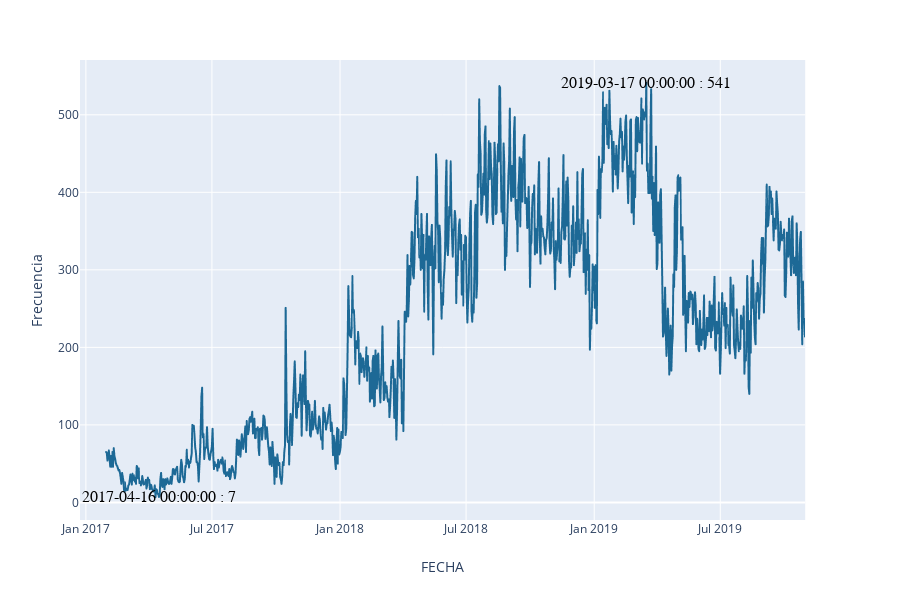

The notebook cell saved with this chart:
### Code cell
line_figure(subdata,x_var='FECHA',min_values=1,max_values=1,fig_name="riñas_rnmc_fecha_serie_tiempo.png")

### Figure 1 — Plotly figure (JSON) as saved in the notebook; plotly's stock layout.template omitted (floating-point values rounded to 4 significant figures; data arrays with more than 128 entries replaced by an {"elided": "..."} marker saying what was removed)
{"data": [{"hoverlabel": {"namelength": 0}, "hovertemplate": "FECHA=%{x}<br>Frecuencia=%{y}", "legendgroup": "", "line": {"color": "rgb(29, 105, 150)", "dash": "solid"}, "mode": "lines", "name": "", "showlegend": false, "type": "scattergl", "x": {"elided": "1005 str values"}, "xaxis": "x", "y": {"elided": "1005 int values"}, "yaxis": "y"}], "layout": {"annotations": [{"font": {"color": "black", "family": "Courier New, monospace", "size": 16}, "showarrow": false, "text": "2017-04-16 00:00:00 : 7", "x": "2017-04-16T00:00:00", "xref": "x", "y": 7, "yref": "y"}, {"font": {"color": "black", "family": "Courier New, monospace", "size": 16}, "showarrow": false, "text": "2019-03-17 00:00:00 : 541", "x": "2019-03-17T00:00:00", "xref": "x", "y": 541, "yref": "y"}], "height": 600, "legend": {"tracegroupgap": 0}, "margin": {"t": 60}, "xaxis": {"anchor": "y", "domain": [0, 0.98], "title": {"text": "FECHA"}}, "yaxis": {"anchor": "x", "domain": [0, 1], "title": {"text": "Frecuencia"}}}}
